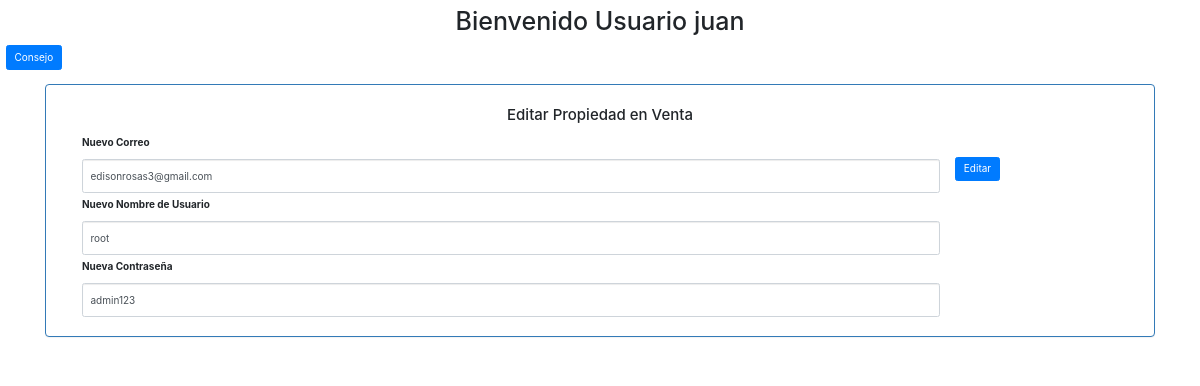
The page /admin/Administrador/editarUsuario.php?id=1 (signed in) on the database its author committed.
### tables this page shows
CREATE TABLE `tipousuario` (
  `idTipoUsuario` int(11) NOT NULL,
  `uUsuario` varchar(45) DEFAULT NULL,
  `contraseña` varchar(50) DEFAULT NULL,
  `uEmail` varchar(45) DEFAULT NULL,
  `idRol` int(11) DEFAULT NULL
);

### admin/Administrador/editarUsuario.php (the view, shortened to what this page needs)
<?php
    $usuario = $_SESSION['username'];
    if (!isset($usuario)) {
        header("Location: ../../login.php");
    }else{
        echo " <h1>Bienvenido Usuario $usuario</h1> ";
    }
?>
<!DOCTYPE html>
<html lang="en">
<head>
   <link rel="stylesheet" href="https://maxcdn.bootstrapcdn.com/bootstrap/3.3.7/css/bootstrap.min.css">
   <link rel="stylesheet" href="https://cdn.jsdelivr.net/npm/bootstrap@4.0.0/dist/css/bootstrap.min.css">
</head>
<body>
<?php
  include "../../conexion.php";
  $id = $_REQUEST['id'];
  $query = "SELECT * FROM tipoUsuario WHERE idTipoUsuario='$id'";
  $resultado = $conn->query($query);
  $row = $resultado->fetch_assoc();
?>
<p>
  <a class="btn btn-primary" data-toggle="collapse" href="#collapseExample" role="button" aria-expanded="false" aria-controls="collapseExample">
    Consejo
  </a>
</p>
<div class="container">
			<div class="panel panel-primary">
				<div class="panel-body">
					<form method="POST" action="editar.php?id=<?php echo $row['idTipoUsuario'];?>" enctype="multipart/form-data">
						<h4 class="text-center">Editar Propiedad en Venta</h4>
						<div class="form-group">
                            <label class="col-sm-12 ">Nuevo Correo</label>
                                <div class="col-sm-10">
                                    <input type="text" class="form-control" name="correo" value="<?php echo $row['uEmail'];?>" required>
                                </div>
                            <label class="col-sm-12 ">Nuevo Nombre de Usuario</label>
                                <div class="col-sm-10">
                                    <input type="text" class="form-control" name="usuario" value="<?php echo $row['uUsuario'];?>" required>
                                </div>
                            <label class="col-sm-12 ">Nueva Contraseña</label>
                                <div class="col-sm-10">
                                    <input type="text" class="form-control" name="contraseña" value="<?php echo $row['contraseña'];?>" required>
                                </div>
                            <br>
                            <input class="btn btn-primary" type="submit" value="Editar">
						</div>
					</form>
				</div>
			</div>
</div>
</body>
</html>

### css/templatemo_style.css (style rules this page uses)
body { font:14px/1.85em 'Open Sans',Arial,Helvetice Neue,sans-serif; color:#000000; font-weight:400; font-style:normal; -webkit-font-smoothing:antialiased; -webkit-text-size-adjust:100%; }
a,a:hover,a:focus { text-decoration:none; -webkit-transition:all 150ms ease-in; -moz-transition:all 150ms ease-in; -o-transition:all 150ms ease-in; transition:all 150ms ease-in; }
h1,h2,h3,h4,h5,h6 { font-family:'Open Sans',Arial,Helvetice Neue,sans-serif; }
h1 { width:100%; font-size:36px; color:#747474; text-align:center; }

### css/styles.css (style rules this page uses)
input,textarea { -webkit-font-smoothing:antialiased; -webkit-text-size-adjust:100%; -ms-text-size-adjust:100%; -webkit-box-sizing:border-box; -moz-box-sizing:border-box; box-sizing:border-box; outline:none; }
* { margin: 0; padding: 2; -box-sizing: border-box; }

### rows shown on the page
tipousuario: correo "edisonrosas3@gmail.com", usuario "root", contraseña "admin123"

### other values the page prints
$usuario "juan"
